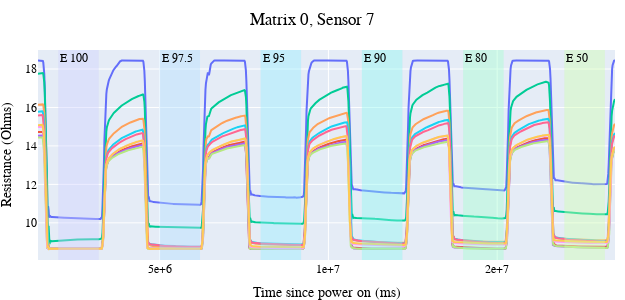
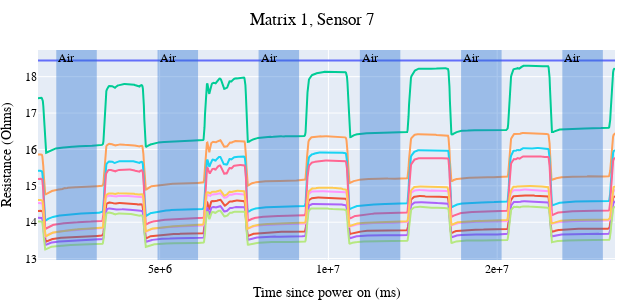
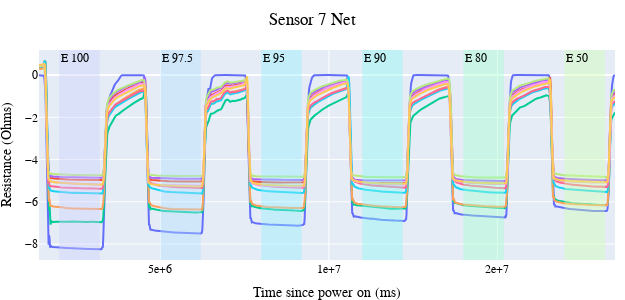

The notebook cell saved with these charts, in order:
### Code cell
s_idx = 7
ns = 1200
s_l = Sensor(0, s_idx, interp_funcs, labels)
y_l, t_l = s_l.get_data_between_times(1396973, 18489913, ns)
s_r = Sensor(1, s_idx, interp_funcs, labels)
y_r, t_r = s_r.get_data_between_times(1396973, 18489913, ns)
plot_data_arr(0, y_l, t_l, labels, f"Matrix 0, Sensor {s_idx}", save_as=f"mat_0_s_{s_idx}_w_labels.svg")
plot_data_arr(1, y_r, t_r, labels, f"Matrix 1, Sensor {s_idx}", save_as=f"mat_1_s_{s_idx}_w_labels.svg")
plot_data_arr(0, y_l - y_r, t_l, labels, f"Sensor {s_idx} Net", save_as=f"mat_0_min_1_s_{s_idx}_w_labels.svg")

### Figure 1 — Plotly figure (JSON) as saved in the notebook; plotly's stock layout.template omitted (floating-point values rounded to 4 significant figures; data arrays with more than 128 entries replaced by an {"elided": "..."} marker saying what was removed)
{"data": [{"mode": "lines", "name": "H.S. 0", "showlegend": false, "type": "scatter", "x": {"elided": "1200 float values"}, "y": {"elided": "1200 float values"}}, {"mode": "lines", "name": "H.S. 1", "showlegend": false, "type": "scatter", "x": {"elided": "1200 float values"}, "y": {"elided": "1200 float values"}}, {"mode": "lines", "name": "H.S. 2", "showlegend": false, "type": "scatter", "x": {"elided": "1200 float values"}, "y": {"elided": "1200 float values"}}, {"mode": "lines", "name": "H.S. 3", "showlegend": false, "type": "scatter", "x": {"elided": "1200 float values"}, "y": {"elided": "1200 float values"}}, {"mode": "lines", "name": "H.S. 4", "showlegend": false, "type": "scatter", "x": {"elided": "1200 float values"}, "y": {"elided": "1200 float values"}}, {"mode": "lines", "name": "H.S. 5", "showlegend": false, "type": "scatter", "x": {"elided": "1200 float values"}, "y": {"elided": "1200 float values"}}, {"mode": "lines", "name": "H.S. 6", "showlegend": false, "type": "scatter", "x": {"elided": "1200 float values"}, "y": {"elided": "1200 float values"}}, {"mode": "lines", "name": "H.S. 7", "showlegend": false, "type": "scatter", "x": {"elided": "1200 float values"}, "y": {"elided": "1200 float values"}}, {"mode": "lines", "name": "H.S. 8", "showlegend": false, "type": "scatter", "x": {"elided": "1200 float values"}, "y": {"elided": "1200 float values"}}, {"mode": "lines", "name": "H.S. 9", "showlegend": false, "type": "scatter", "x": {"elided": "1200 float values"}, "y": {"elided": "1200 float values"}}], "layout": {"annotations": [{"showarrow": false, "text": "E 100", "x": 1996811, "xanchor": "left", "xref": "x", "y": 1, "yanchor": "top", "yref": "y domain"}, {"showarrow": false, "text": "E 97.5", "x": 4996359, "xanchor": "left", "xref": "x", "y": 1, "yanchor": "top", "yref": "y domain"}, {"showarrow": false, "text": "E 95", "x": 7991576, "xanchor": "left", "xref": "x", "y": 1, "yanchor": "top", "yref": "y domain"}, {"showarrow": false, "text": "E 90", "x": 10990774, "xanchor": "left", "xref": "x", "y": 1, "yanchor": "top", "yref": "y domain"}, {"showarrow": false, "text": "E 80", "x": 13990844, "xanchor": "left", "xref": "x", "y": 1, "yanchor": "top", "yref": "y domain"}, {"showarrow": false, "text": "E 50", "x": 16990503, "xanchor": "left", "xref": "x", "y": 1, "yanchor": "top", "yref": "y domain"}], "font": {"color": "black", "family": "Times New Roman"}, "height": 300, "margin": {"b": 0, "l": 0, "r": 10, "t": 50}, "shapes": [{"fillcolor": "#cdd0ff", "line": {"width": 0}, "opacity": 0.4, "type": "rect", "x0": 1996811, "x1": 3196665, "xref": "x", "y0": 0, "y1": 1, "yref": "y domain"}, {"fillcolor": "#afdfff", "line": {"width": 0}, "opacity": 0.4, "type": "rect", "x0": 4996359, "x1": 6196652, "xref": "x", "y0": 0, "y1": 1, "yref": "y domain"}, {"fillcolor": "#91edff", "line": {"width": 0}, "opacity": 0.4, "type": "rect", "x0": 7991576, "x1": 9191455, "xref": "x", "y0": 0, "y1": 1, "yref": "y domain"}, {"fillcolor": "#88f8ef", "line": {"width": 0}, "opacity": 0.4, "type": "rect", "x0": 10990774, "x1": 12190670, "xref": "x", "y0": 0, "y1": 1, "yref": "y domain"}, {"fillcolor": "#a0fecd", "line": {"width": 0}, "opacity": 0.4, "type": "rect", "x0": 13990844, "x1": 15190820, "xref": "x", "y0": 0, "y1": 1, "yref": "y domain"}, {"fillcolor": "#cefeac", "line": {"width": 0}, "opacity": 0.4, "type": "rect", "x0": 16990503, "x1": 18189907, "xref": "x", "y0": 0, "y1": 1, "yref": "y domain"}], "title": {"font": {"family": "Times New Roman"}, "pad": {"b": 0, "l": 0, "r": 0, "t": 0}, "text": "Matrix 0, Sensor 7", "x": 0.5}, "width": 625, "xaxis": {"tickformat": ".0e", "title": {"text": "Time since power on (ms)"}}, "yaxis": {"title": {"text": "Resistance (Ohms)"}}}}

### Figure 2 — Plotly figure (JSON) as saved in the notebook; plotly's stock layout.template omitted (floating-point values rounded to 4 significant figures; data arrays with more than 128 entries replaced by an {"elided": "..."} marker saying what was removed)
{"data": [{"mode": "lines", "name": "H.S. 0", "showlegend": false, "type": "scatter", "x": {"elided": "1200 float values"}, "y": {"elided": "1200 float values"}}, {"mode": "lines", "name": "H.S. 1", "showlegend": false, "type": "scatter", "x": {"elided": "1200 float values"}, "y": {"elided": "1200 float values"}}, {"mode": "lines", "name": "H.S. 2", "showlegend": false, "type": "scatter", "x": {"elided": "1200 float values"}, "y": {"elided": "1200 float values"}}, {"mode": "lines", "name": "H.S. 3", "showlegend": false, "type": "scatter", "x": {"elided": "1200 float values"}, "y": {"elided": "1200 float values"}}, {"mode": "lines", "name": "H.S. 4", "showlegend": false, "type": "scatter", "x": {"elided": "1200 float values"}, "y": {"elided": "1200 float values"}}, {"mode": "lines", "name": "H.S. 5", "showlegend": false, "type": "scatter", "x": {"elided": "1200 float values"}, "y": {"elided": "1200 float values"}}, {"mode": "lines", "name": "H.S. 6", "showlegend": false, "type": "scatter", "x": {"elided": "1200 float values"}, "y": {"elided": "1200 float values"}}, {"mode": "lines", "name": "H.S. 7", "showlegend": false, "type": "scatter", "x": {"elided": "1200 float values"}, "y": {"elided": "1200 float values"}}, {"mode": "lines", "name": "H.S. 8", "showlegend": false, "type": "scatter", "x": {"elided": "1200 float values"}, "y": {"elided": "1200 float values"}}, {"mode": "lines", "name": "H.S. 9", "showlegend": false, "type": "scatter", "x": {"elided": "1200 float values"}, "y": {"elided": "1200 float values"}}], "layout": {"annotations": [{"showarrow": false, "text": "Air", "x": 1938355, "xanchor": "left", "xref": "x", "y": 1, "yanchor": "top", "yref": "y domain"}, {"showarrow": false, "text": "Air", "x": 4937967, "xanchor": "left", "xref": "x", "y": 1, "yanchor": "top", "yref": "y domain"}, {"showarrow": false, "text": "Air", "x": 7931382, "xanchor": "left", "xref": "x", "y": 1, "yanchor": "top", "yref": "y domain"}, {"showarrow": false, "text": "Air", "x": 10931142, "xanchor": "left", "xref": "x", "y": 1, "yanchor": "top", "yref": "y domain"}, {"showarrow": false, "text": "Air", "x": 13930427, "xanchor": "left", "xref": "x", "y": 1, "yanchor": "top", "yref": "y domain"}, {"showarrow": false, "text": "Air", "x": 16930261, "xanchor": "left", "xref": "x", "y": 1, "yanchor": "top", "yref": "y domain"}], "font": {"color": "black", "family": "Times New Roman"}, "height": 300, "margin": {"b": 0, "l": 0, "r": 10, "t": 50}, "shapes": [{"fillcolor": "#2c73d2", "line": {"width": 0}, "opacity": 0.4, "type": "rect", "x0": 1938355, "x1": 3138158, "xref": "x", "y0": 0, "y1": 1, "yref": "y domain"}, {"fillcolor": "#2c73d2", "line": {"width": 0}, "opacity": 0.4, "type": "rect", "x0": 4937967, "x1": 6137843, "xref": "x", "y0": 0, "y1": 1, "yref": "y domain"}, {"fillcolor": "#2c73d2", "line": {"width": 0}, "opacity": 0.4, "type": "rect", "x0": 7931382, "x1": 9130904, "xref": "x", "y0": 0, "y1": 1, "yref": "y domain"}, {"fillcolor": "#2c73d2", "line": {"width": 0}, "opacity": 0.4, "type": "rect", "x0": 10931142, "x1": 12130515, "xref": "x", "y0": 0, "y1": 1, "yref": "y domain"}, {"fillcolor": "#2c73d2", "line": {"width": 0}, "opacity": 0.4, "type": "rect", "x0": 13930427, "x1": 15130151, "xref": "x", "y0": 0, "y1": 1, "yref": "y domain"}, {"fillcolor": "#2c73d2", "line": {"width": 0}, "opacity": 0.4, "type": "rect", "x0": 16930261, "x1": 18129984, "xref": "x", "y0": 0, "y1": 1, "yref": "y domain"}], "title": {"font": {"family": "Times New Roman"}, "pad": {"b": 0, "l": 0, "r": 0, "t": 0}, "text": "Matrix 1, Sensor 7", "x": 0.5}, "width": 625, "xaxis": {"tickformat": ".0e", "title": {"text": "Time since power on (ms)"}}, "yaxis": {"title": {"text": "Resistance (Ohms)"}}}}

### Figure 3 — Plotly figure (JSON) as saved in the notebook; plotly's stock layout.template omitted (floating-point values rounded to 4 significant figures; data arrays with more than 128 entries replaced by an {"elided": "..."} marker saying what was removed)
{"data": [{"mode": "lines", "name": "H.S. 0", "showlegend": false, "type": "scatter", "x": {"elided": "1200 float values"}, "y": {"elided": "1200 float values"}}, {"mode": "lines", "name": "H.S. 1", "showlegend": false, "type": "scatter", "x": {"elided": "1200 float values"}, "y": {"elided": "1200 float values"}}, {"mode": "lines", "name": "H.S. 2", "showlegend": false, "type": "scatter", "x": {"elided": "1200 float values"}, "y": {"elided": "1200 float values"}}, {"mode": "lines", "name": "H.S. 3", "showlegend": false, "type": "scatter", "x": {"elided": "1200 float values"}, "y": {"elided": "1200 float values"}}, {"mode": "lines", "name": "H.S. 4", "showlegend": false, "type": "scatter", "x": {"elided": "1200 float values"}, "y": {"elided": "1200 float values"}}, {"mode": "lines", "name": "H.S. 5", "showlegend": false, "type": "scatter", "x": {"elided": "1200 float values"}, "y": {"elided": "1200 float values"}}, {"mode": "lines", "name": "H.S. 6", "showlegend": false, "type": "scatter", "x": {"elided": "1200 float values"}, "y": {"elided": "1200 float values"}}, {"mode": "lines", "name": "H.S. 7", "showlegend": false, "type": "scatter", "x": {"elided": "1200 float values"}, "y": {"elided": "1200 float values"}}, {"mode": "lines", "name": "H.S. 8", "showlegend": false, "type": "scatter", "x": {"elided": "1200 float values"}, "y": {"elided": "1200 float values"}}, {"mode": "lines", "name": "H.S. 9", "showlegend": false, "type": "scatter", "x": {"elided": "1200 float values"}, "y": {"elided": "1200 float values"}}], "layout": {"annotations": [{"showarrow": false, "text": "E 100", "x": 1996811, "xanchor": "left", "xref": "x", "y": 1, "yanchor": "top", "yref": "y domain"}, {"showarrow": false, "text": "E 97.5", "x": 4996359, "xanchor": "left", "xref": "x", "y": 1, "yanchor": "top", "yref": "y domain"}, {"showarrow": false, "text": "E 95", "x": 7991576, "xanchor": "left", "xref": "x", "y": 1, "yanchor": "top", "yref": "y domain"}, {"showarrow": false, "text": "E 90", "x": 10990774, "xanchor": "left", "xref": "x", "y": 1, "yanchor": "top", "yref": "y domain"}, {"showarrow": false, "text": "E 80", "x": 13990844, "xanchor": "left", "xref": "x", "y": 1, "yanchor": "top", "yref": "y domain"}, {"showarrow": false, "text": "E 50", "x": 16990503, "xanchor": "left", "xref": "x", "y": 1, "yanchor": "top", "yref": "y domain"}], "font": {"color": "black", "family": "Times New Roman"}, "height": 300, "margin": {"b": 0, "l": 0, "r": 10, "t": 50}, "shapes": [{"fillcolor": "#cdd0ff", "line": {"width": 0}, "opacity": 0.4, "type": "rect", "x0": 1996811, "x1": 3196665, "xref": "x", "y0": 0, "y1": 1, "yref": "y domain"}, {"fillcolor": "#afdfff", "line": {"width": 0}, "opacity": 0.4, "type": "rect", "x0": 4996359, "x1": 6196652, "xref": "x", "y0": 0, "y1": 1, "yref": "y domain"}, {"fillcolor": "#91edff", "line": {"width": 0}, "opacity": 0.4, "type": "rect", "x0": 7991576, "x1": 9191455, "xref": "x", "y0": 0, "y1": 1, "yref": "y domain"}, {"fillcolor": "#88f8ef", "line": {"width": 0}, "opacity": 0.4, "type": "rect", "x0": 10990774, "x1": 12190670, "xref": "x", "y0": 0, "y1": 1, "yref": "y domain"}, {"fillcolor": "#a0fecd", "line": {"width": 0}, "opacity": 0.4, "type": "rect", "x0": 13990844, "x1": 15190820, "xref": "x", "y0": 0, "y1": 1, "yref": "y domain"}, {"fillcolor": "#cefeac", "line": {"width": 0}, "opacity": 0.4, "type": "rect", "x0": 16990503, "x1": 18189907, "xref": "x", "y0": 0, "y1": 1, "yref": "y domain"}], "title": {"font": {"family": "Times New Roman"}, "pad": {"b": 0, "l": 0, "r": 0, "t": 0}, "text": "Sensor 7 Net", "x": 0.5}, "width": 625, "xaxis": {"tickformat": ".0e", "title": {"text": "Time since power on (ms)"}}, "yaxis": {"title": {"text": "Resistance (Ohms)"}}}}
